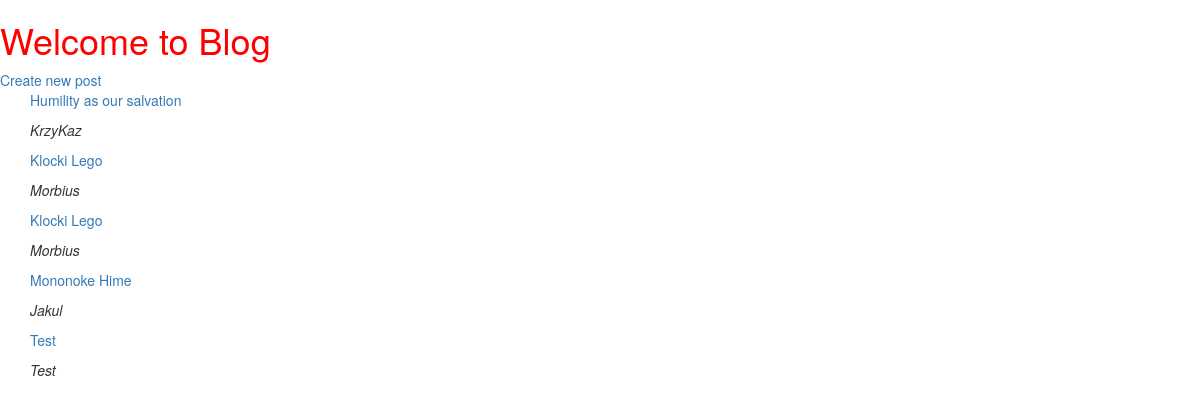
Before: / with the older database file.
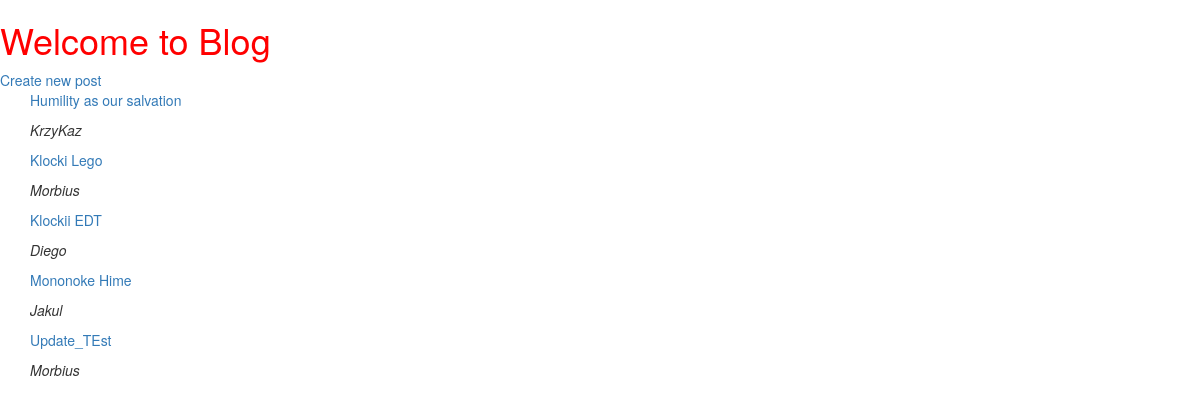
After: the same page with the newer database file.
### blog/models.py (models this page shows, shortened)
class Post(models.Model):
    author = models.CharField(max_length=16)
    title = models.CharField(max_length=32)
    text = models.TextField()

### blog/views.py (the view)
# urls.py: path('', views.index_view, name="index"),
def index_view(request):
    maja_lista = Post.objects.order_by('title')[:5]
    posteku = {'post_list':maja_lista}
    return render(request, "blog/welcome.html", context=posteku)

### templates/blog/welcome.html
{% extends 'blog/base.html' %}
{% block pojemnik %}
  <a href="{% url 'blog:new_post' %}">Create new post</a>
  {% if post_list %}
    <div class="container">
      {% for entry in post_list %}
        <p><a href="{{ entry.id }}">{{ entry.title }}</a></p>
        <p><i>{{ entry.author }}</i></p>
      {% endfor %}
    </div>
  {% else %}
    <p>Nothing to declare / Nic do oclenia.</p>
  {% endif %}
{% endblock %}

### templates/blog/base.html (shortened to what this page needs)
<!DOCTYPE html>
{% load static %}
<html lang="en" dir="ltr">
  <head>
    <link rel="stylesheet" href="https://stackpath.bootstrapcdn.com/bootstrap/3.4.1/css/bootstrap.min.css"
>
    <link rel="stylesheet" href="{% static 'css/style.css' %}">
  </head>
  <body>
    <h1>Welcome to Blog</h1>
    {% block pojemnik %}{% endblock %}
  </body>
</html>

### static/css/style.css (style rules this page uses)
h1 { color: red; }

Changed rows visible on the page:
removed Post: title "Test", author "Test"
added Post: title "Klockii EDT", author "Diego"
changed Post: title "Klocki Lego" → "Update_TEst"; moves down the list
